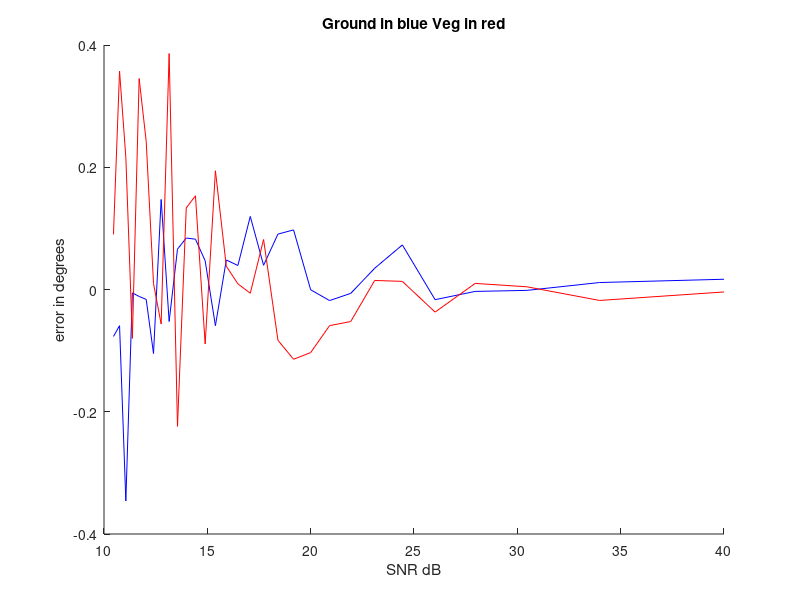
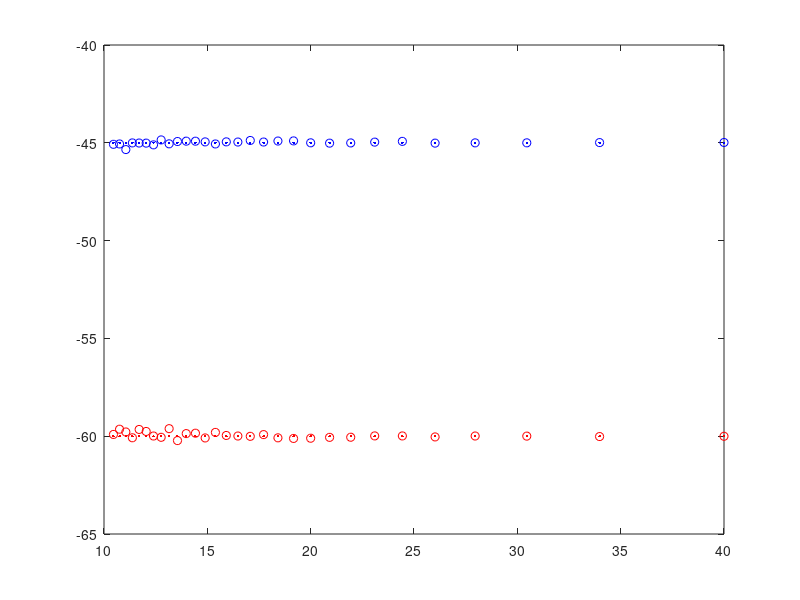

Write the MATLAB code that produced these figures, in order.
%% Afric_Sim_test_espirit
clc;clear all;
%% Initializations
% Setting up the enviornment
g_weight = 1; %ground weighting factor
v_weight = 1;   %veg weighting factor
n_weight = 1*10^(-2);% Added Noise to the System

Pol_ground = [1;1;0]; %Multivatiant Ground
Pol_vegitation = [1;0;1]; %Multivariant Vegitation

ground_offset = pi/4; % Ground Interferomitry offset
vegitation_offset = pi/3;    % Vegitation Interferomitry offset

Averaging_loop_size = 50;
Signal_samples = 100;    %size of Ensamble Average Window

Noise_samples = 30;
g_mag = zeros(Noise_samples,1); v_mag = zeros(Noise_samples,1);
est_ground_angle = zeros(Noise_samples,1); est_vegitation_angle = zeros(Noise_samples,1);
%% Matrix Calculations
% Implimenting a window. Esprit and SR techniques
for Averaged_sample = 1:Noise_samples;
    Noise = Averaged_sample*n_weight;
    for unusedVariable = 1:Averaging_loop_size;
        
        g =  Pol_ground*(sqrt(-2*log(1-rand(1,Signal_samples))).*exp(1i*2*pi*rand(1,Signal_samples)));
        v =  Pol_vegitation*(sqrt(-2*log(1-rand(1,Signal_samples))).*exp(1i*2*pi*rand(1,Signal_samples)));
        
        signal_1 = g_weight*g + v_weight*v;
        signal_2 = g_weight*exp(1i*ground_offset)*g + g_weight*exp(1i*vegitation_offset)*v;
        
        AddedNoise_1 = Noise*sqrt(-2*log(1-rand(3,Signal_samples))).*exp(1i*2*pi*rand(3,Signal_samples));
        AddedNoise_2 = Noise*sqrt(-2*log(1-rand(3,Signal_samples))).*exp(1i*2*pi*rand(3,Signal_samples));

        signal_1_Noise = signal_1 + AddedNoise_1;
        signal_2_Noise = signal_2 + AddedNoise_2;
        
        R1 = signal_1_Noise*signal_1_Noise';
        R2 = signal_1_Noise*signal_2_Noise';
        
        A = pinv(R1)*R2;
        [u,c] = eig(A);
        
        sg = abs(Pol_ground'*u);
        [~,kk] = sort(sg,'descend');
        
        est_ground_angle(Averaged_sample) = est_ground_angle(Averaged_sample) + angle(c(kk(1),kk(1)))/Averaging_loop_size;
        g_mag(Averaged_sample) = g_mag(Averaged_sample) + abs(c(kk(1),kk(1)))/Averaging_loop_size;
        
        sv = abs(Pol_vegitation'*u);
        [~,kk] = sort(sv,'descend');
        
        est_vegitation_angle(Averaged_sample) = est_vegitation_angle(Averaged_sample) + angle(c(kk(1),kk(1)))/Averaging_loop_size;
        v_mag(Averaged_sample) = v_mag(Averaged_sample) + abs(c(kk(1),kk(1)))/Averaging_loop_size;
        
    end
end
temp = 1:Noise_samples;
n_snr = 10*log10(1./(temp*n_weight).^2)';
%% Ploting Results
g_error = est_ground_angle*180/pi - -1*ones(Noise_samples,1)*ground_offset*180/pi;
v_error = est_vegitation_angle*180/pi - -1*ones(Noise_samples,1)*vegitation_offset*180/pi;
figure(1);title('Ground in blue Veg in red');
hold on;
plot(n_snr,g_error,'b')
plot(n_snr,v_error,'r')
xlabel('SNR dB');ylabel('error in degrees')
hold off;

figure(2);title('Ground and Vegitation angle in degrees');
plot(n_snr,est_ground_angle*180/pi,'bo'); %Estimated ground angle
hold on;
plot(n_snr,-1*ones(Noise_samples,1)*ground_offset*180/pi,'b.'); %actual Ground Phase
plot(n_snr,est_vegitation_angle*180/pi,'ro'); %Estimated Vegitation angle
plot(n_snr,-1*ones(Noise_samples,1)*vegitation_offset*180/pi,'r.'); %actual Vegitation phase
hold off;
% 
% figure(3);title('Ground and Vegitation angle in degrees');
% plot(n_snr,g_mag,'bo'); %Estimated ground angle
% hold on;
% plot(n_snr,ones(Noise_samples,1)*g_weight,'b.'); %actual Ground Phase
% plot(n_snr,v_mag,'ro'); %Estimated Vegitation angle
% plot(n_snr,ones(Noise_samples,1)*v_weight,'r.'); %actual Vegitation phase
% xlabel('SNR dB');ylabel('error in degrees')
% hold off;
